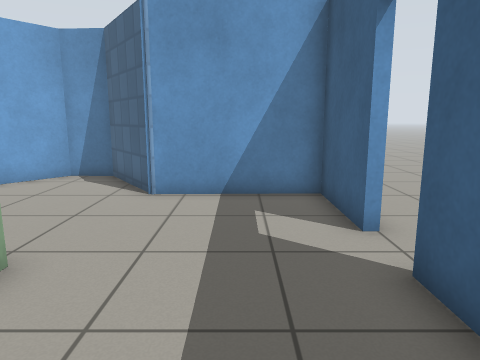
view 1 (above)

12 first-person views from a walk through a Gazebo world. The camera is 1 m above the floor, tilts 10° down and sees 70° across. The floor is counted in squares, 0.5 m on a side. Each view is taken from the middle of a square. On the plan, view 1 faces up. The plan holds only what a view shows up to about 18 squares ahead; the rest is blank. Gazebo's built-in surfaces are drawn with simple patterns.

view 2
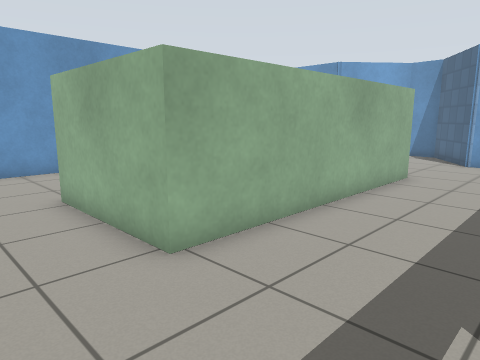

view 3
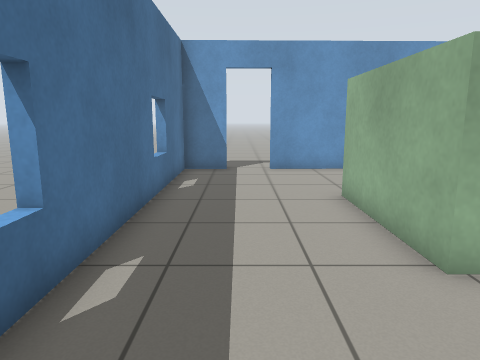

view 4
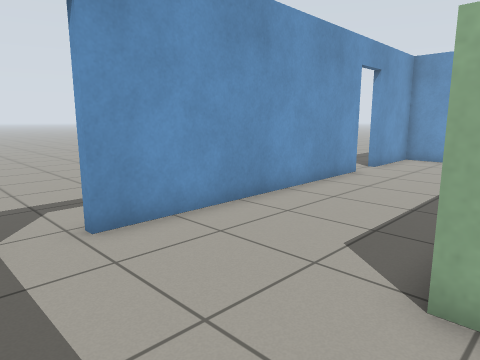

view 5
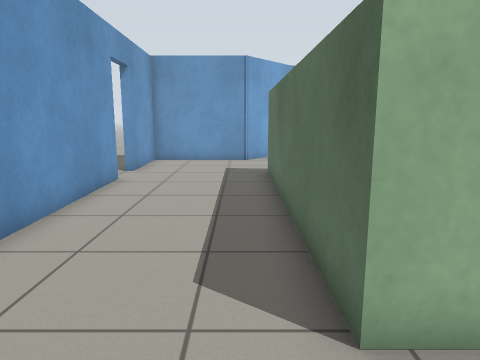

view 6
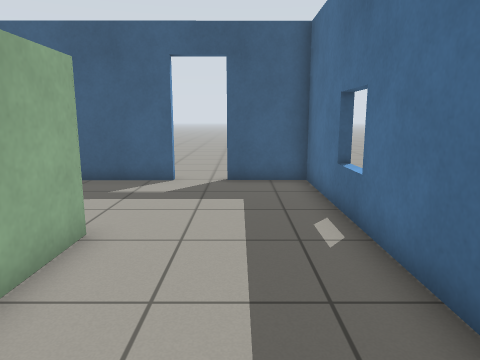

view 7
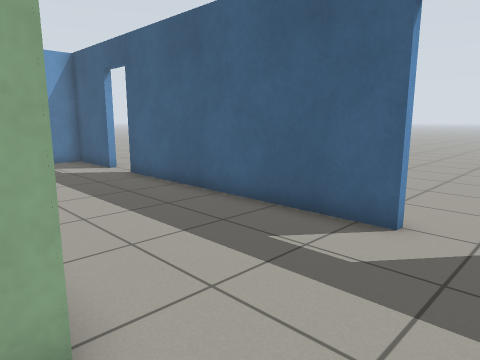

view 8
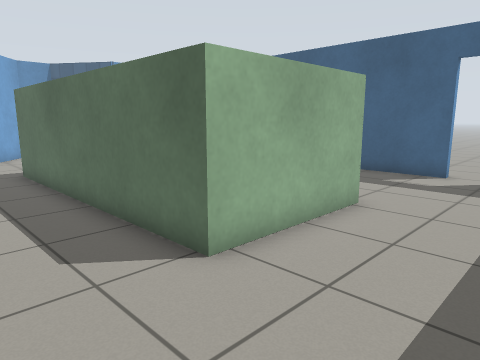

view 9
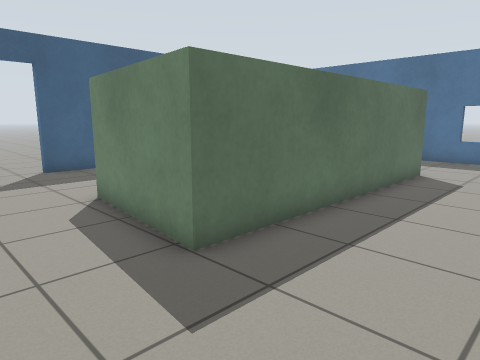

view 10
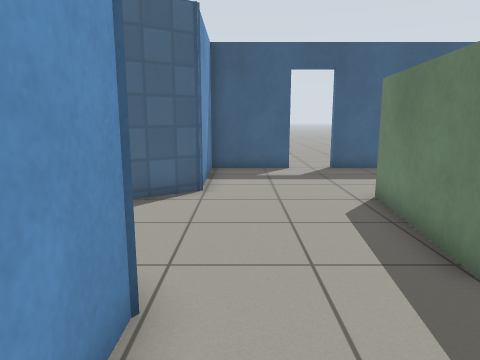

view 11
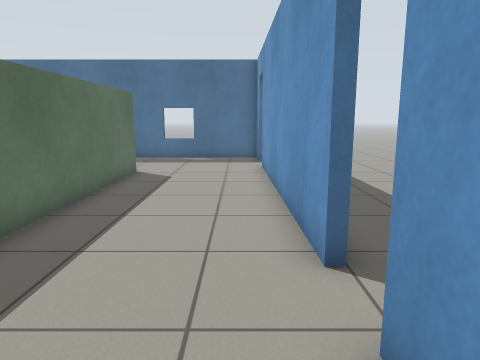

view 12
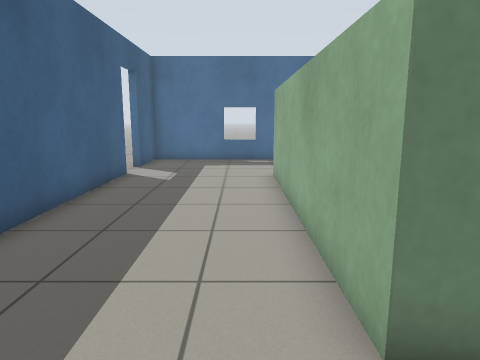

### Floor plan
Points are (right, up) in squares from view 1. A wall is a line through its corners. A room is listed if a view was taken in it or the views show most of it. See-through windows are left out.
Room 1 (views 1, 2, 3, 4, 5, 6, 7, 8, 9, 10, 11, 12)
walls: (-3.2, 4.4) (-3.2, -5.3) (-7.9, -5.3) (-7.9, 5) (-3.2, 4.4); (2.2, 5.8) (2.2, 9.1) (-2.4, 9.1) (-4.5, 12.1) (-6.1, 12.2) (-8.7, 9.1) (-13.3, 9.1) (-13.2, 5.3); (2.3, -5.8) (2.2, 4.2); (-13.2, 3.7) (-12.9, -6.8); (-12.9, -8.5) (-12.9, -10.3) (2.3, -10.2) (2.3, -7.6)
ways out: open door at (-13, -7.5); open door at (-13, 4.5); open door at (2, 5.5); open door at (2.3, -6.7)

Positions as (right, up) in squares from view 1, and headings:
1: (0, 0), facing up
2: (1, -8), facing up-left
3: (1, -8), facing left
4: (-7, -9), facing up-left
5: (-9, -8), facing up
6: (-9, -8), facing right
7: (-4, -8), facing up-right
8: (-11, -9), facing up-right
9: (-12, 8), facing down-right
10: (-12, 8), facing right
11: (-12, 8), facing down
12: (-2, 7), facing down
